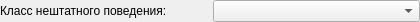
<?xml version="1.0" encoding="UTF-8"?>
<ui version="4.0">
 <class>ClassSelectForm</class>
 <widget class="QWidget" name="ClassSelectForm">
  <property name="geometry">
   <rect>
    <x>0</x>
    <y>0</y>
    <width>420</width>
    <height>20</height>
   </rect>
  </property>
  <property name="sizePolicy">
   <sizepolicy hsizetype="Preferred" vsizetype="Fixed">
    <horstretch>0</horstretch>
    <verstretch>0</verstretch>
   </sizepolicy>
  </property>
  <property name="windowTitle">
   <string>Form</string>
  </property>
  <layout class="QHBoxLayout" name="horizontalLayout_2">
   <property name="margin">
    <number>0</number>
   </property>
   <item>
    <widget class="QLabel" name="label_title">
     <property name="text">
      <string>Класс нештатного поведения:</string>
     </property>
    </widget>
   </item>
   <item>
    <widget class="QComboBox" name="comboBox_abnormalType"/>
   </item>
  </layout>
 </widget>
 <resources/>
 <connections/>
</ui>
